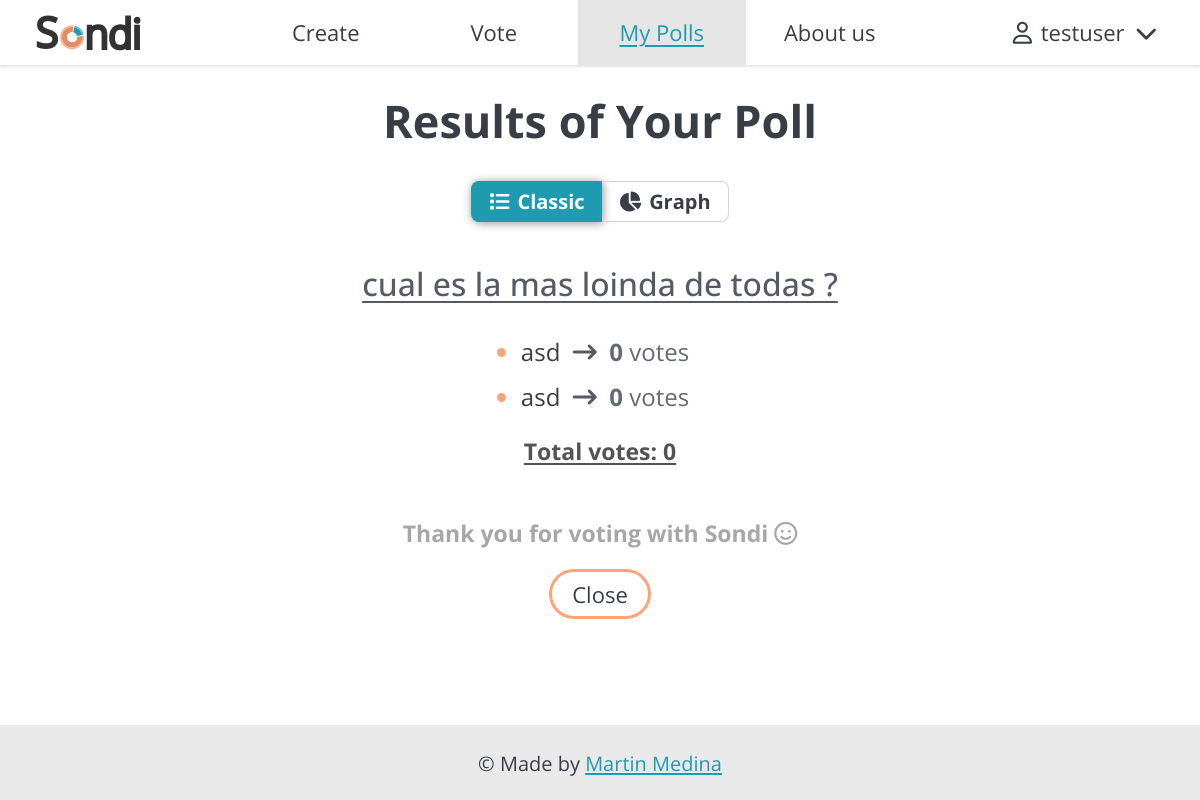
The page /polls/results/28/ (signed in) on the database its author committed.
### authentication/models.py (models this page shows, shortened)
class CustomUser(AbstractUser):
    email = models.EmailField('email address', unique=True)
    voted_questions =  models.JSONField(default=dict) # Initialize with a new dictionary instance

### polls/models.py (models this page shows, shortened)
class Question(models.Model):
    question_text = models.CharField(max_length=200, blank=False)
    pub_date = models.DateTimeField("date published")
    code = models.CharField(max_length=6, blank=False, unique=True)
    VISIBILITY_CHOICES=[
        ('private', 'Private'),
        ('public', 'Public')
    ]
    visibility = models.CharField(blank=False, default='private', max_length=7,
                                  choices=VISIBILITY_CHOICES)
    owner = models.ForeignKey("authentication.CustomUser", on_delete=models.CASCADE)

class Choice(models.Model):
    question = models.ForeignKey(Question, on_delete=models.CASCADE)
    choice_text = models.CharField(max_length=200, blank=False)
    votes = models.IntegerField(default=0)

### polls/views.py (the view)
# urls.py: path("results/<int:pk>/", views.OwnerResultsView.as_view(), name="owner_results"),
class OwnerResultsView(ResultsView):
    def get_template_names(self):
        return ['polls/owner_results.html']

### polls/views.py (called while the page is built)
    def get_context_data(self, **kwargs):
        context = super().get_context_data(**kwargs)
        question = self.get_object()
        total_votes = question.choice_set.aggregate(total_votes=Sum('votes'))['total_votes']
        context['total_votes'] = total_votes
        datapoints = []
        if total_votes > 0:  # Avoid division by zero
            for choice in question.choice_set.all():
                votes_percentage = choice.votes*100/total_votes
                datapoints.append({"label": choice.choice_text, "y": votes_percentage})
        context['datapoints'] = json.dumps(datapoints)  # Convert datapoints into a JSON string
        return context

### polls/templates/polls/owner_results.html
{% extends "polls/results.html" %}
{% block voteSelected %}
class=""
{% endblock %}
{% block myPollsSelected %}
class="selected"
{% endblock %}
{% block resultsTitle %}
<h1>Results of Your Poll</h1>
{% endblock %}
{% block closeButton %}
<a href="{% url 'polls:user_polls' %}" class="button">Close</a>
{% endblock %}

### polls/templates/polls/results.html (shortened to what this page needs)
{% extends "base.html" %}
{% block css %}
{% load static %}
{% static 'polls/style.css' %}
{% endblock %}
{% block content %}
<main id="results-main">
    {% block resultsTitle %}{% endblock %}
    <div class="list-switch" id="view-type-bar">
        <ul>
            <li id="classic" onclick="classicSelected()" class="selected"><i class="fa-solid fa-list"></i>Classic</li>
            <li id="graph" onclick="graphSelected()" class=""><i class="fa-solid fa-chart-pie"></i>Graph</li>
        </ul>
    </div>
    <div id="classic-display">
        <h2 id="question-text">{{ question.question_text }}</h2>
        <div class="choice-list">
            <ul>
                {% for choice in question.choice_set.all %}
                    <li>
                        <span>{{ choice.choice_text }}&nbsp;</span>
                        <i class="fa-solid fa-arrow-right-long"></i>
                        <span class="number-votes">&nbsp;<strong>{{ choice.votes }}</strong> vote{{ choice.votes|pluralize }}</span>
                    </li>
                {% endfor %}
            </ul>
            <p>Total votes: {{ total_votes }}</p>
        </div>
    </div>
    <h3>Thank you for voting with Sondi <i class="fa-regular fa-face-smile"></i></h3>
    {% block closeButton %}{% endblock %}
</main>
{% endblock %}

### templates/base.html (shortened to what this page needs)
<html lang="en">
<head>
    {% load static %}
    <link rel="stylesheet" href="{% static 'base.css' %}">
    <link rel="stylesheet" href="{% block css %}{% endblock %}">
</head>
<body>
    <div id="wrapper">
        <nav>
            <a href="{% url 'home:index' %}"><img src="{% static 'images/sondi-logo.svg' %}" alt="Logo" width="120px"></a>
            <ul>
                <li><a href="{% url 'polls:create' %}" {% block createSelected %}{% endblock %}>Create</a></li>
                <li><a href="{% url 'polls:index' %}" {% block voteSelected %}{% endblock %}>Vote</a></li>
                <li><a href="{% url 'polls:user_polls' %}" {% block myPollsSelected %}{% endblock %}>My Polls</a></li>
                <li><a href="{% url 'home:about' %}" {% block aboutUsSelected %}{% endblock %}>About us</a></li>
            </ul>
            {% if user.is_authenticated %}
            <div id="user-section">
                <div id="user-info" onclick="userMenuDisplay()">
                    <i class="fa-regular fa-user" id="user-icon"></i>
                    <span id="username">{{ user.username }}</span>
                    <i class="fa-solid fa-chevron-down" id="user-menu-arrow"></i>
                </div>
            </div>
            {% endif %}
        </nav>
        {% block content %}{% endblock %}
        <footer>
            <p>© Made by <a href="https://medinammartin3.github.io/" target="_blank" class="link">Martin Medina</a></p>
        </footer>
    </div>
</body>
</html>

### static/base.css (style rules this page uses)
html, body { height: 100%; }
body { width: 100%; background-color: #fffffffc; font-family: "Open sans", sans-serif; font-size: 22px; color: #393e46; margin: 0; display: flex; flex-direction: column; }
#wrapper { display: flex; flex-direction: column; min-height: 100vh; }
nav { background-color: #fffffffc; width: 100%; display: flex; flex-direction: row; justify-content: center; align-items: center; box-shadow: 0 2px 2px 0 rgba(0, 0, 0, 0.1); position: fixed; top: 0; left: 0; z-index: 1000; }
nav ul { width: 70%; display: flex; flex-direction: row; list-style-type: none; justify-content: center; padding-left: 10px; margin: 0; }
nav > ul li { height: 65px; width: 20%; line-height: 65px; text-align: center; }
nav > ul li:last-child { border: none; }
nav > ul a { display: block; width: 100%; text-decoration: none; color: #393e46; }
.selected { background-color: #e5e5e5 !important; color: #1e9baf; text-decoration-color: #1e9baf !important; text-decoration: underline; text-decoration-thickness: 1.5px; text-underline-offset: 4px; }
#user-section { height: 65px; line-height: 65px; text-align: center; }
#user-info { padding: 0 15px; }
#user-icon { padding-right: 3px; color: #393e46; }
#user-menu-arrow { font-size: 22px; padding-left: 5px; color: #393e46; }
main { text-align: center; flex: 1; margin: 65px 0; }
main h1 { font-size: 45px; margin-top: 25px; margin-bottom: 25px; }
main p { margin: 0; }
main ul li { text-align: left; color: #393e46; margin-top: 0; margin-bottom: 10px; }
main ul li::marker { color: #fda579; }
.link, .link:visited { color: #1e9baf; text-underline-offset: 2px; }
.button { text-decoration: none; color: #393e46; border-radius: 40px; border: solid #fda579 3px; background-color: #fffffffc; padding: 7px 20px }
footer { background-color: #e9e9e9; text-align: center; width: 100%; height: 75px; }
footer p { font-size: 20px; padding-top: 5px; }

### polls/static/polls/style.css (style rules this page uses)
h2 { font-size: 32px; font-weight: 450; color: #555a64; margin-bottom: 15px; text-decoration: underline; text-decoration-thickness: 2px; text-underline-offset: 5px; }
h3 { color: #919191; }
.list-switch ul { padding-left: 0; display: flex; flex-direction: row; justify-content: center; }
.list-switch li.selected { text-decoration: none; background-color: #1e9baf !important; color: #FFF; box-shadow: 1px 1px 10px #929292; border-color: #1e9baf; }
.list-switch i { margin-right: 8px; }
#results-main h2 { font-size: 32px; margin: 40px auto 30px auto; max-width: 60%; }
#results-main li { margin-bottom: 12px; font-size: 24px; }
#results-main h3 { color: #a7a7a7; font-size: 23px; margin: 30px; }
#view-type-bar ul { margin: 30px; }
#view-type-bar ul li { margin-bottom: 0; font-size: 20px; }
.choice-list ul { display: inline-block; margin: 0 30px 10px 0; }
.choice-list i { color: #555a64; }
.number-votes { color: #646a75; }
.choice-list p { font-size: 23px; font-weight: bold; color: #535353; text-decoration: underline; text-decoration-thickness: 2px; text-underline-offset: 3px; margin-bottom: 50px; }

### rows shown on the page
CustomUser: username "testuser"
Question: question_text "cual es la mas loinda de todas ?"
Choice: choice_text "asd", votes "0"
Choice: choice_text "asd", votes "0"

### other values the page prints
{{ total_votes }} "0"
